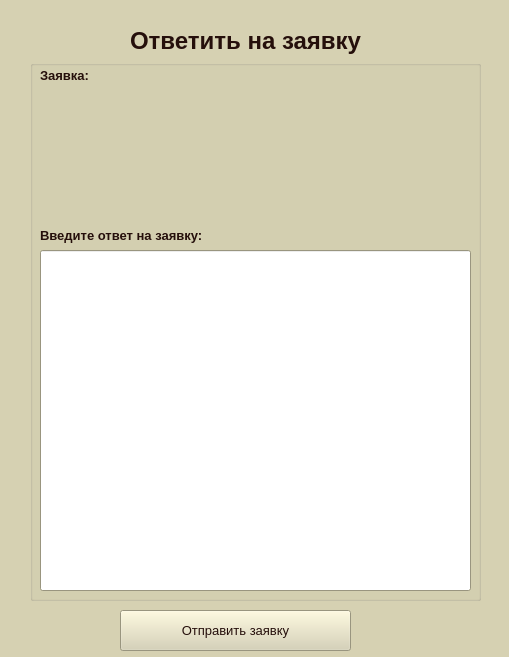
<?xml version="1.0" encoding="UTF-8"?>
<ui version="4.0">
 <class>Form</class>
 <widget class="QWidget" name="Form">
  <property name="geometry">
   <rect>
    <x>0</x>
    <y>0</y>
    <width>509</width>
    <height>657</height>
   </rect>
  </property>
  <property name="palette">
   <palette>
    <active>
     <colorrole role="WindowText">
      <brush brushstyle="SolidPattern">
       <color alpha="255">
        <red>37</red>
        <green>15</green>
        <blue>11</blue>
       </color>
      </brush>
     </colorrole>
     <colorrole role="Button">
      <brush brushstyle="SolidPattern">
       <color alpha="255">
        <red>214</red>
        <green>209</green>
        <blue>178</blue>
       </color>
      </brush>
     </colorrole>
     <colorrole role="Light">
      <brush brushstyle="SolidPattern">
       <color alpha="255">
        <red>255</red>
        <green>255</green>
        <blue>255</blue>
       </color>
      </brush>
     </colorrole>
     <colorrole role="Midlight">
      <brush brushstyle="SolidPattern">
       <color alpha="255">
        <red>234</red>
        <green>232</green>
        <blue>216</blue>
       </color>
      </brush>
     </colorrole>
     <colorrole role="Dark">
      <brush brushstyle="SolidPattern">
       <color alpha="255">
        <red>107</red>
        <green>105</green>
        <blue>89</blue>
       </color>
      </brush>
     </colorrole>
     <colorrole role="Mid">
      <brush brushstyle="SolidPattern">
       <color alpha="255">
        <red>143</red>
        <green>139</green>
        <blue>119</blue>
       </color>
      </brush>
     </colorrole>
     <colorrole role="Text">
      <brush brushstyle="SolidPattern">
       <color alpha="255">
        <red>37</red>
        <green>15</green>
        <blue>11</blue>
       </color>
      </brush>
     </colorrole>
     <colorrole role="BrightText">
      <brush brushstyle="SolidPattern">
       <color alpha="255">
        <red>255</red>
        <green>255</green>
        <blue>255</blue>
       </color>
      </brush>
     </colorrole>
     <colorrole role="ButtonText">
      <brush brushstyle="SolidPattern">
       <color alpha="255">
        <red>37</red>
        <green>15</green>
        <blue>11</blue>
       </color>
      </brush>
     </colorrole>
     <colorrole role="Base">
      <brush brushstyle="SolidPattern">
       <color alpha="255">
        <red>255</red>
        <green>255</green>
        <blue>255</blue>
       </color>
      </brush>
     </colorrole>
     <colorrole role="Window">
      <brush brushstyle="SolidPattern">
       <color alpha="255">
        <red>214</red>
        <green>209</green>
        <blue>178</blue>
       </color>
      </brush>
     </colorrole>
     <colorrole role="Shadow">
      <brush brushstyle="SolidPattern">
       <color alpha="255">
        <red>37</red>
        <green>15</green>
        <blue>11</blue>
       </color>
      </brush>
     </colorrole>
     <colorrole role="Highlight">
      <brush brushstyle="SolidPattern">
       <color alpha="255">
        <red>37</red>
        <green>15</green>
        <blue>11</blue>
       </color>
      </brush>
     </colorrole>
     <colorrole role="Link">
      <brush brushstyle="SolidPattern">
       <color alpha="255">
        <red>37</red>
        <green>15</green>
        <blue>11</blue>
       </color>
      </brush>
     </colorrole>
     <colorrole role="LinkVisited">
      <brush brushstyle="SolidPattern">
       <color alpha="255">
        <red>37</red>
        <green>15</green>
        <blue>11</blue>
       </color>
      </brush>
     </colorrole>
     <colorrole role="AlternateBase">
      <brush brushstyle="SolidPattern">
       <color alpha="255">
        <red>234</red>
        <green>232</green>
        <blue>216</blue>
       </color>
      </brush>
     </colorrole>
     <colorrole role="ToolTipBase">
      <brush brushstyle="SolidPattern">
       <color alpha="255">
        <red>255</red>
        <green>255</green>
        <blue>220</blue>
       </color>
      </brush>
     </colorrole>
     <colorrole role="ToolTipText">
      <brush brushstyle="SolidPattern">
       <color alpha="255">
        <red>37</red>
        <green>15</green>
        <blue>11</blue>
       </color>
      </brush>
     </colorrole>
     <colorrole role="PlaceholderText">
      <brush brushstyle="SolidPattern">
       <color alpha="127">
        <red>0</red>
        <green>0</green>
        <blue>0</blue>
       </color>
      </brush>
     </colorrole>
    </active>
    <inactive>
     <colorrole role="WindowText">
      <brush brushstyle="SolidPattern">
       <color alpha="255">
        <red>37</red>
        <green>15</green>
        <blue>11</blue>
       </color>
      </brush>
     </colorrole>
     <colorrole role="Button">
      <brush brushstyle="SolidPattern">
       <color alpha="255">
        <red>214</red>
        <green>209</green>
        <blue>178</blue>
       </color>
      </brush>
     </colorrole>
     <colorrole role="Light">
      <brush brushstyle="SolidPattern">
       <color alpha="255">
        <red>255</red>
        <green>255</green>
        <blue>255</blue>
       </color>
      </brush>
     </colorrole>
     <colorrole role="Midlight">
      <brush brushstyle="SolidPattern">
       <color alpha="255">
        <red>234</red>
        <green>232</green>
        <blue>216</blue>
       </color>
      </brush>
     </colorrole>
     <colorrole role="Dark">
      <brush brushstyle="SolidPattern">
       <color alpha="255">
        <red>107</red>
        <green>105</green>
        <blue>89</blue>
       </color>
      </brush>
     </colorrole>
     <colorrole role="Mid">
      <brush brushstyle="SolidPattern">
       <color alpha="255">
        <red>143</red>
        <green>139</green>
        <blue>119</blue>
       </color>
      </brush>
     </colorrole>
     <colorrole role="Text">
      <brush brushstyle="SolidPattern">
       <color alpha="255">
        <red>37</red>
        <green>15</green>
        <blue>11</blue>
       </color>
      </brush>
     </colorrole>
     <colorrole role="BrightText">
      <brush brushstyle="SolidPattern">
       <color alpha="255">
        <red>255</red>
        <green>255</green>
        <blue>255</blue>
       </color>
      </brush>
     </colorrole>
     <colorrole role="ButtonText">
      <brush brushstyle="SolidPattern">
       <color alpha="255">
        <red>37</red>
        <green>15</green>
        <blue>11</blue>
       </color>
      </brush>
     </colorrole>
     <colorrole role="Base">
      <brush brushstyle="SolidPattern">
       <color alpha="255">
        <red>255</red>
        <green>255</green>
        <blue>255</blue>
       </color>
      </brush>
     </colorrole>
     <colorrole role="Window">
      <brush brushstyle="SolidPattern">
       <color alpha="255">
        <red>214</red>
        <green>209</green>
        <blue>178</blue>
       </color>
      </brush>
     </colorrole>
     <colorrole role="Shadow">
      <brush brushstyle="SolidPattern">
       <color alpha="255">
        <red>37</red>
        <green>15</green>
        <blue>11</blue>
       </color>
      </brush>
     </colorrole>
     <colorrole role="Highlight">
      <brush brushstyle="SolidPattern">
       <color alpha="255">
        <red>37</red>
        <green>15</green>
        <blue>11</blue>
       </color>
      </brush>
     </colorrole>
     <colorrole role="Link">
      <brush brushstyle="SolidPattern">
       <color alpha="255">
        <red>37</red>
        <green>15</green>
        <blue>11</blue>
       </color>
      </brush>
     </colorrole>
     <colorrole role="LinkVisited">
      <brush brushstyle="SolidPattern">
       <color alpha="255">
        <red>37</red>
        <green>15</green>
        <blue>11</blue>
       </color>
      </brush>
     </colorrole>
     <colorrole role="AlternateBase">
      <brush brushstyle="SolidPattern">
       <color alpha="255">
        <red>234</red>
        <green>232</green>
        <blue>216</blue>
       </color>
      </brush>
     </colorrole>
     <colorrole role="ToolTipBase">
      <brush brushstyle="SolidPattern">
       <color alpha="255">
        <red>255</red>
        <green>255</green>
        <blue>220</blue>
       </color>
      </brush>
     </colorrole>
     <colorrole role="ToolTipText">
      <brush brushstyle="SolidPattern">
       <color alpha="255">
        <red>37</red>
        <green>15</green>
        <blue>11</blue>
       </color>
      </brush>
     </colorrole>
     <colorrole role="PlaceholderText">
      <brush brushstyle="SolidPattern">
       <color alpha="127">
        <red>0</red>
        <green>0</green>
        <blue>0</blue>
       </color>
      </brush>
     </colorrole>
    </inactive>
    <disabled>
     <colorrole role="WindowText">
      <brush brushstyle="SolidPattern">
       <color alpha="255">
        <red>107</red>
        <green>105</green>
        <blue>89</blue>
       </color>
      </brush>
     </colorrole>
     <colorrole role="Button">
      <brush brushstyle="SolidPattern">
       <color alpha="255">
        <red>214</red>
        <green>209</green>
        <blue>178</blue>
       </color>
      </brush>
     </colorrole>
     <colorrole role="Light">
      <brush brushstyle="SolidPattern">
       <color alpha="255">
        <red>255</red>
        <green>255</green>
        <blue>255</blue>
       </color>
      </brush>
     </colorrole>
     <colorrole role="Midlight">
      <brush brushstyle="SolidPattern">
       <color alpha="255">
        <red>234</red>
        <green>232</green>
        <blue>216</blue>
       </color>
      </brush>
     </colorrole>
     <colorrole role="Dark">
      <brush brushstyle="SolidPattern">
       <color alpha="255">
        <red>107</red>
        <green>105</green>
        <blue>89</blue>
       </color>
      </brush>
     </colorrole>
     <colorrole role="Mid">
      <brush brushstyle="SolidPattern">
       <color alpha="255">
        <red>143</red>
        <green>139</green>
        <blue>119</blue>
       </color>
      </brush>
     </colorrole>
     <colorrole role="Text">
      <brush brushstyle="SolidPattern">
       <color alpha="255">
        <red>107</red>
        <green>105</green>
        <blue>89</blue>
       </color>
      </brush>
     </colorrole>
     <colorrole role="BrightText">
      <brush brushstyle="SolidPattern">
       <color alpha="255">
        <red>255</red>
        <green>255</green>
        <blue>255</blue>
       </color>
      </brush>
     </colorrole>
     <colorrole role="ButtonText">
      <brush brushstyle="SolidPattern">
       <color alpha="255">
        <red>107</red>
        <green>105</green>
        <blue>89</blue>
       </color>
      </brush>
     </colorrole>
     <colorrole role="Base">
      <brush brushstyle="SolidPattern">
       <color alpha="255">
        <red>214</red>
        <green>209</green>
        <blue>178</blue>
       </color>
      </brush>
     </colorrole>
     <colorrole role="Window">
      <brush brushstyle="SolidPattern">
       <color alpha="255">
        <red>214</red>
        <green>209</green>
        <blue>178</blue>
       </color>
      </brush>
     </colorrole>
     <colorrole role="Shadow">
      <brush brushstyle="SolidPattern">
       <color alpha="255">
        <red>37</red>
        <green>15</green>
        <blue>11</blue>
       </color>
      </brush>
     </colorrole>
     <colorrole role="Link">
      <brush brushstyle="SolidPattern">
       <color alpha="255">
        <red>37</red>
        <green>15</green>
        <blue>11</blue>
       </color>
      </brush>
     </colorrole>
     <colorrole role="LinkVisited">
      <brush brushstyle="SolidPattern">
       <color alpha="255">
        <red>37</red>
        <green>15</green>
        <blue>11</blue>
       </color>
      </brush>
     </colorrole>
     <colorrole role="AlternateBase">
      <brush brushstyle="SolidPattern">
       <color alpha="255">
        <red>214</red>
        <green>209</green>
        <blue>178</blue>
       </color>
      </brush>
     </colorrole>
     <colorrole role="ToolTipBase">
      <brush brushstyle="SolidPattern">
       <color alpha="255">
        <red>255</red>
        <green>255</green>
        <blue>220</blue>
       </color>
      </brush>
     </colorrole>
     <colorrole role="ToolTipText">
      <brush brushstyle="SolidPattern">
       <color alpha="255">
        <red>37</red>
        <green>15</green>
        <blue>11</blue>
       </color>
      </brush>
     </colorrole>
     <colorrole role="PlaceholderText">
      <brush brushstyle="SolidPattern">
       <color alpha="127">
        <red>107</red>
        <green>105</green>
        <blue>89</blue>
       </color>
      </brush>
     </colorrole>
    </disabled>
   </palette>
  </property>
  <property name="windowTitle">
   <string>Form</string>
  </property>
  <widget class="QLabel" name="answer_lb">
   <property name="geometry">
    <rect>
     <x>130</x>
     <y>0</y>
     <width>231</width>
     <height>81</height>
    </rect>
   </property>
   <property name="font">
    <font>
     <pointsize>18</pointsize>
     <bold>true</bold>
    </font>
   </property>
   <property name="text">
    <string>Ответить на заявку</string>
   </property>
  </widget>
  <widget class="QGroupBox" name="grBox_new">
   <property name="geometry">
    <rect>
     <x>30</x>
     <y>60</y>
     <width>451</width>
     <height>541</height>
    </rect>
   </property>
   <property name="title">
    <string/>
   </property>
   <widget class="QLabel" name="insert_answer_lb">
    <property name="geometry">
     <rect>
      <x>10</x>
      <y>160</y>
      <width>271</width>
      <height>31</height>
     </rect>
    </property>
    <property name="font">
     <font>
      <pointsize>10</pointsize>
      <bold>true</bold>
     </font>
    </property>
    <property name="text">
     <string>Введите ответ на заявку:</string>
    </property>
   </widget>
   <widget class="QLineEdit" name="answer_line_edit">
    <property name="geometry">
     <rect>
      <x>10</x>
      <y>190</y>
      <width>431</width>
      <height>341</height>
     </rect>
    </property>
   </widget>
   <widget class="QLabel" name="lb_categ">
    <property name="geometry">
     <rect>
      <x>10</x>
      <y>0</y>
      <width>331</width>
      <height>31</height>
     </rect>
    </property>
    <property name="font">
     <font>
      <pointsize>10</pointsize>
      <bold>true</bold>
     </font>
    </property>
    <property name="text">
     <string>Заявка:</string>
    </property>
   </widget>
   <widget class="QLabel" name="ticket_desc_lb">
    <property name="geometry">
     <rect>
      <x>10</x>
      <y>30</y>
      <width>431</width>
      <height>131</height>
     </rect>
    </property>
    <property name="text">
     <string/>
    </property>
   </widget>
  </widget>
  <widget class="QPushButton" name="pushButton_2">
   <property name="geometry">
    <rect>
     <x>120</x>
     <y>610</y>
     <width>231</width>
     <height>41</height>
    </rect>
   </property>
   <property name="font">
    <font>
     <pointsize>10</pointsize>
     <bold>false</bold>
    </font>
   </property>
   <property name="text">
    <string>Отправить заявку</string>
   </property>
  </widget>
 </widget>
 <resources/>
 <connections/>
</ui>
